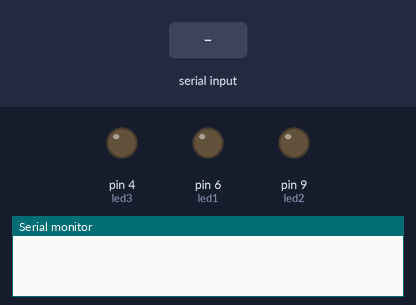
Recording of a sketch running on a simulated Arduino Uno, built with avr-gcc and run on an emulated ATmega328P. Parts: output pins drawn as LEDs (lit = HIGH), the last lines printed to the serial monitor. Inputs (shaded band) come from the test bench.

Above: at 1.2 s.
1.3 s: "led1" received over the second serial link
At 1.7 s:
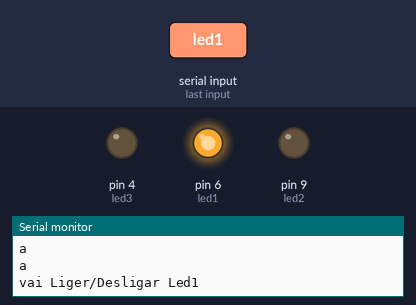
2.8 s: "led2" received over the second serial link
At 4.0 s:
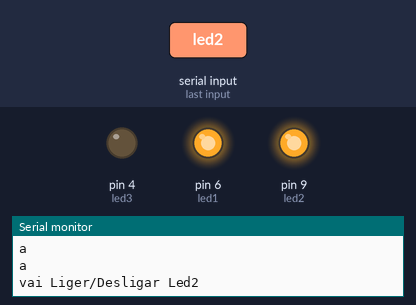
4.3 s: "led3" received over the second serial link
At 5.2 s:
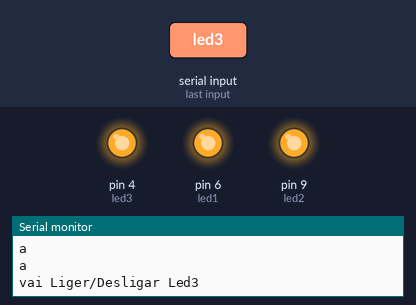
5.8 s: "led1" received over the second serial link
At 6.4 s:
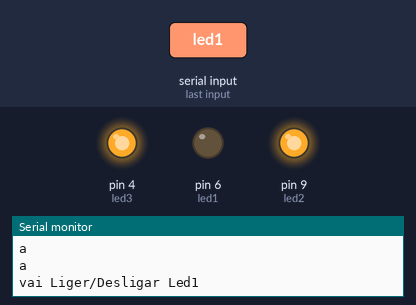
7.3 s: "led2" received over the second serial link
At 8.7 s:
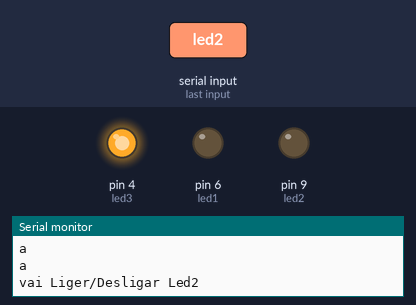
Timing chart, 0 to 9.8 s (numbered marks = the images above; inputs shaded):
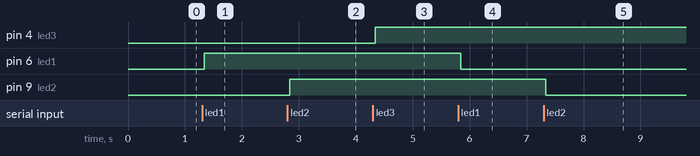

The sketch:

arudino.ino
```cpp
#include <SoftwareSerial.h>
SoftwareSerial bluetooth(10, 11); //블루투스 모듈을 10번과, 11번 포트로 설정

#define led1 6        //led1을 6번 포트로 설정
#define led2 9        //led2을 9번 포트로 설정
#define led3 4        //led3을 4번 포트로 설정
String comand;        //안드로이드에서 받아올 문자열변수
void setup() {
  Serial.begin(9600);
  bluetooth.begin(9600);
  pinMode(led1, OUTPUT);   //led1을 출력으로 설정
  pinMode(led2, OUTPUT);   //led2을 출력으로 설정
  pinMode(led3, OUTPUT);   //led3을 출력으로 설정

  // put your setup code here, to run once:

}

void loop() {
 //led 제어문
  comand = "";         //공백 문자열로 설정
  if(bluetooth.available()){         //블루투스 데이터를 받음
    while(bluetooth.available()){
      char caracter = bluetooth.read();  //블루투스에서 얻어온 값을 caracter에 저장

      comand += caracter;
      delay(10);
      Serial.println("a");
    }
    //Serial.print("comand: ");
    //Serial.println(comand);

    if(comand.indexOf("led1") >= 0){            //comand의 값이 led1이면 켜졌다 껐다를 반복
     digitalWrite(led1, !digitalRead(led1));

      Serial.println("vai Liger/Desligar Led1");
    }
    if(comand.indexOf("led2") >= 0){           //comand의 값이 led2이면 켜졌다 껐다를 반복
     digitalWrite(led2, !digitalRead(led2));

      Serial.println("vai Liger/Desligar Led2");
    }
    if(comand.indexOf("led3") >= 0){             //comand의 값이 led3이면 켜졌다 껐다를 반복
     digitalWrite(led3, !digitalRead(led3));

      Serial.println("vai Liger/Desligar Led3");
    }

  }


}
```

Measured:
- after the input at 1.3 s, pin 6 (led1): LOW → HIGH at once
- after the input at 2.8 s, pin 9 (led2): LOW → HIGH at once
- after the input at 4.3 s, pin 4 (led3): LOW → HIGH at once
- after the input at 5.8 s, pin 6 (led1): HIGH → LOW at once
- after the input at 7.3 s, pin 9 (led2): HIGH → LOW at once
